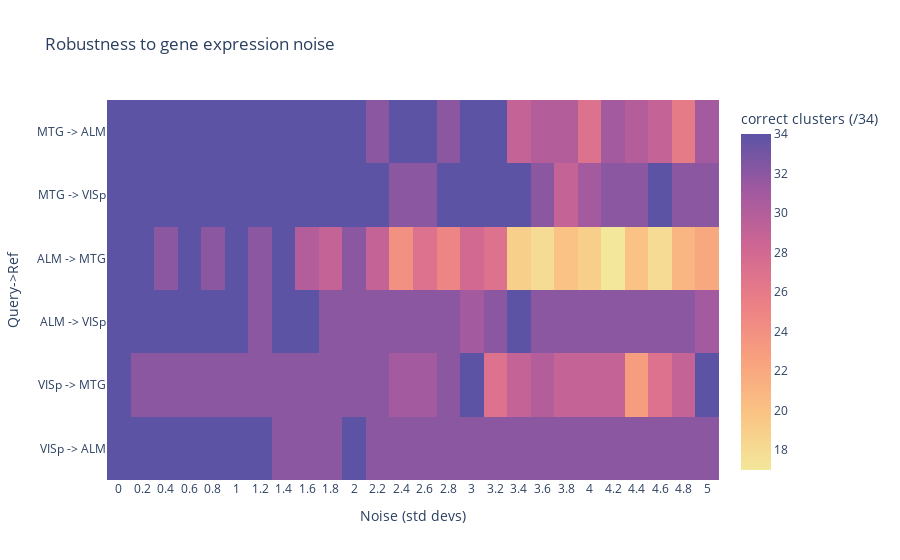

Source (notebook cell):
### Code cell
fig = px.imshow(
    results, 
    title='Robustness to gene expression noise', 
    color_continuous_scale='Sunset',
    labels=dict(x="Noise (std devs)", y="Query->Ref", color="correct clusters (/34)"),
    x=epsilons,
    y=[' -> '.join(t) for t in combinations]
)
fig.update_xaxes(dtick=0.2)
fig.show()

### Figure 1 — Plotly figure (JSON) as saved in the notebook; plotly's stock layout.template omitted (floating-point values rounded to 4 significant figures; data arrays with more than 128 entries replaced by an {"elided": "..."} marker saying what was removed)
{"data": [{"coloraxis": "coloraxis", "hovertemplate": "Noise (std devs): %{x}<br>Query->Ref: %{y}<br>correct clusters (/34): %{z}<extra></extra>", "name": "0", "type": "heatmap", "x": [0, 0.2, 0.4, 0.6, 0.8, 1, 1.2, 1.4, 1.6, 1.8, 2, 2.2, 2.4, 2.6, 2.8, 3, 3.2, 3.4, 3.6, 3.8, 4, 4.2, 4.4, 4.6, 4.8, 5], "xaxis": "x", "y": ["MTG -> ALM", "MTG -> VISp", "ALM -> MTG", "ALM -> VISp", "VISp -> MTG", "VISp -> ALM"], "yaxis": "y", "z": {"elided": "6x26 int values"}}], "layout": {"coloraxis": {"colorbar": {"title": {"text": "correct clusters (/34)"}}, "colorscale": [[0, "rgb(243, 231, 155)"], [0.1667, "rgb(250, 196, 132)"], [0.3333, "rgb(248, 160, 126)"], [0.5, "rgb(235, 127, 134)"], [0.6667, "rgb(206, 102, 147)"], [0.8333, "rgb(160, 89, 160)"], [1, "rgb(92, 83, 165)"]]}, "title": {"text": "Robustness to gene expression noise"}, "xaxis": {"anchor": "y", "constrain": "domain", "domain": [0, 1], "dtick": 0.2, "scaleanchor": "y", "title": {"text": "Noise (std devs)"}}, "yaxis": {"anchor": "x", "autorange": "reversed", "constrain": "domain", "domain": [0, 1], "title": {"text": "Query->Ref"}}}}
